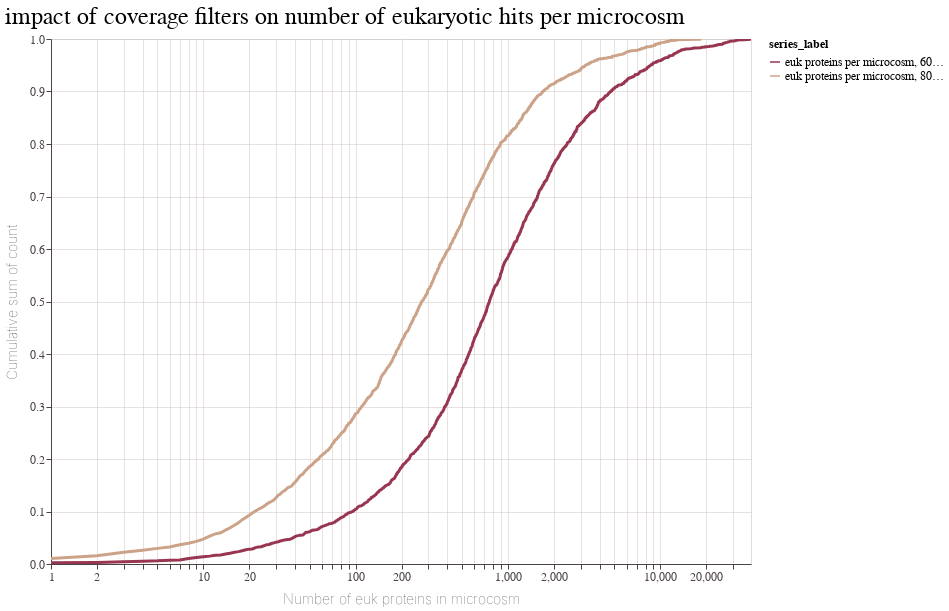

Notebook cell for this chart:
### Code cell
all_data = pd.concat([data1, data2])
plot, data = plot_cumsum_counts(all_data, formatted_data=True, title='impact of coverage filters on number of eukaryotic hits per microcosm', plot_type='default', x_label = "Number of euk proteins in microcosm")
plot

### Figure 1 — Vega-Lite specification as saved in the notebook (floating-point values rounded to 4 significant figures; data arrays with more than 128 entries replaced by an {"elided": "..."} marker saying what was removed)
{"config": {"view": {"width": 700, "height": 525}, "title": {"fontSize": 24, "font": "Nunito", "fontWeight": 400, "anchor": "start", "color": "#000000"}, "axisX": {"domain": true, "domainColor": "#4c4443", "domainWidth": 1, "grid": true, "gridColor": "#cec5c1", "gridWidth": 0.5, "labelFont": "NanumGothic", "labelFontSize": 12, "labelColor": "#4c4443", "labelAngle": 0, "labelFlush": false, "tickColor": "#4c4443", "tickSize": 5, "titleFont": "NanumGothic", "titleFontWeight": 100, "titleColor": "#4c4443", "titleFontSize": 14, "titlePadding": 10}, "axisY": {"domain": true, "domainColor": "#4c4443", "domainWidth": 1, "grid": true, "gridColor": "#cec5c1", "gridWidth": 0.5, "labelFont": "NanumGothic", "labelFontSize": 12, "labelColor": "#4c4443", "labelAngle": 0, "tickColor": "#4c4443", "tickSize": 5, "titleFont": "NanumGothic", "titleFontWeight": 100, "titleColor": "#4c4443", "titleFontSize": 14, "titlePadding": 10}, "header": {"labelFont": "NanumGothic", "labelFontSize": 16, "titleFont": "NanumGothic", "titleFontSize": 16}, "range": {"category": ["#983550", "#cca389", "#c4ced4", "#6276ba", "#b25652", "#d8c7be", "#95b5c7", "#5e51ad", "#c27c63", "#e2d9e2", "#7297c1"], "diverging": ["#983550", "#cca389", "#c4ced4", "#6276ba", "#b25652", "#d8c7be", "#95b5c7", "#5e51ad", "#c27c63", "#e2d9e2", "#7297c1"], "sequential": ["#983550", "#cca389", "#c4ced4", "#6276ba", "#b25652", "#d8c7be", "#95b5c7", "#5e51ad", "#c27c63", "#e2d9e2", "#7297c1"]}, "legend": {"labelFont": "NanumGothic", "labelFontSize": 12, "symbolSize": 100, "titleFont": "NanumGothic", "titleFontSize": 12}, "area": {"fill": "#d8c7be"}, "circle": {"fill": "#d8c7be", "size": 40, "opacity": 1, "strokeWidth": 0.2, "stroke": "#4c4443", "scheme": "category20b"}, "line": {"color": "#d8c7be", "stroke": "#d8c7be", "strokeWidth": 1.5}, "trail": {"color": "#d8c7be", "stroke": "#d8c7be", "strokeWidth": 0, "size": 1}, "path": {"stroke": "#d8c7be", "strokeWidth": 0.5}, "point": {"color": "#d8c7be", "size": 40, "strokeWidth": 0.5}, "text": {"font": "NanumGothic", "color": "#d8c7be", "fontSize": 11, "align": "right", "size": 14}, "rule": {"color": "#b3aaa7"}, "bar": {"binSpacing": 1, "continuousBandSize": 10, "fill": "#d8c7be", "stroke": false}, "tick": {"color": "#d8c7be"}}, "layer": [{"mark": {"type": "line", "color": "#c4ced4", "strokeWidth": 3}, "encoding": {"color": {"field": "series_label", "type": "nominal"}, "tooltip": [{"field": "series_label", "type": "nominal"}, {"field": "Number of euk proteins in microcosm", "type": "quantitative"}, {"field": "count", "type": "quantitative"}, {"field": "frac_cumsum", "type": "quantitative"}], "x": {"field": "Number of euk proteins in microcosm", "scale": {"domain": [1, 39380.0], "type": "log"}, "title": "Number of euk proteins in microcosm", "type": "quantitative"}, "y": {"axis": {"labelAlign": "right"}, "field": "frac_cumsum", "scale": {"domain": [0, 1]}, "title": "Cumulative sum of count", "type": "quantitative"}}, "name": "view_4", "title": "impact of coverage filters on number of eukaryotic hits per microcosm"}], "data": {"name": "data-ed1ed7ae0423230eb7358fdb4013a4ca"}, "params": [{"name": "param_6", "select": {"type": "interval", "encodings": ["x", "y"]}, "bind": "scales", "views": ["view_4"]}], "resolve": {"scale": {"y": "independent"}}, "$schema": "https://vega.github.io/schema/vega-lite/v5.17.0.json", "datasets": {"data-ed1ed7ae0423230eb7358fdb4013a4ca": {"elided": "2668 records"}}}
